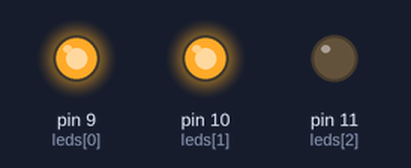
This sketch was run on a simulated Arduino Uno, built with avr-gcc and run on an emulated ATmega328P. Shown: output pins drawn as LEDs (lit = HIGH).

Above: at 0.15 s.
At 23.94 s:
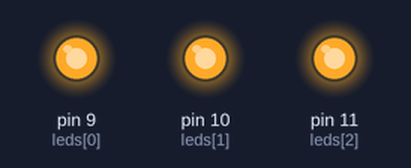
Timing chart, 0 to 23.9 s (numbered marks = the images above):
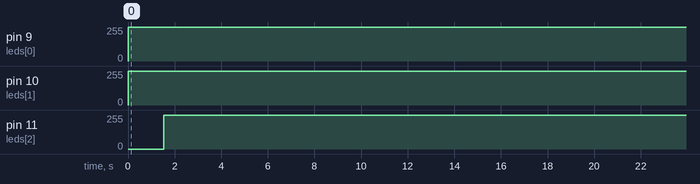

The sketch:

intensidadeLED.ino
```cpp
// Materiais: breaboard, 4 fios, 1 LED RGB, 3 resistores 220 ohms

const byte leds[3] = {9, 10, 11};
const size_t quantidadeLeds = sizeof(leds)/sizeof(byte);
byte intensidade = 0;

void setup() {
	Serial.begin(9600);
	for (byte led = 0; led < quantidadeLeds; led++) {
		pinMode(leds[led], OUTPUT);
		analogWrite(leds[led], 255);
	}
}

void loop() {
	for (int led = quantidadeLeds - 1; led >= 0; led--) {
		while (intensidade < 255) {
			analogWrite(leds[led], 255 - intensidade);
			delay(3);
			intensidade++;
		}
		while (intensidade > 0) {
			analogWrite(leds[led], 255 - intensidade);
			delay(3);
			intensidade--;
		}
	}
}
```

Measured:
- by itself, pin 9 (leds[0]): 255/255 → 254/255 at 4.6 s
- by itself, pin 10 (leds[1]): 255/255 → 254/255 at 3.1 s
- by itself, pin 11 (leds[2]): 0/255 → 254/255 at 1.5 s
